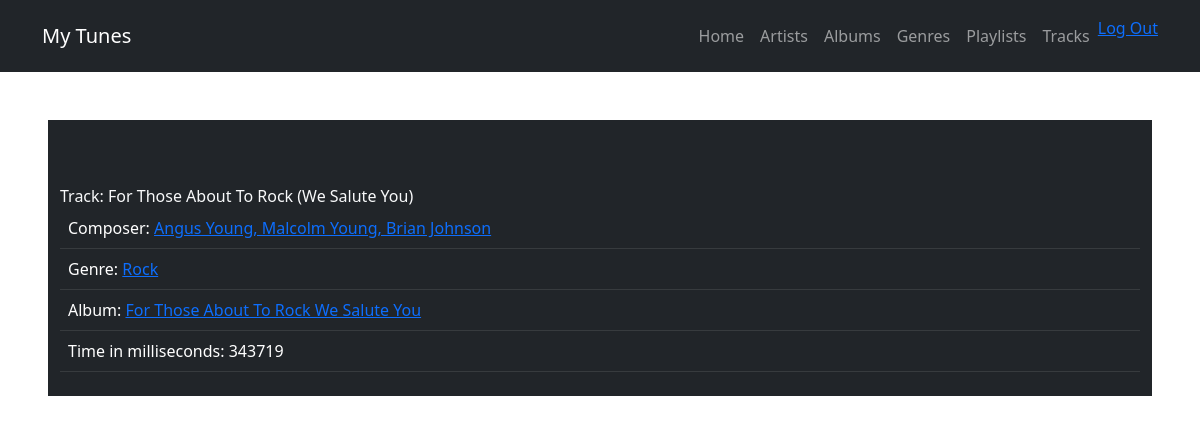
The app's page /tunes/track/1/ (signed in) with its own data.
### tunes/models.py (models this page shows, shortened)
class Track(models.Model):
    name = models.CharField(max_length = 200)
    album = models.ForeignKey(Album, on_delete = models.CASCADE)
    genre = models.ForeignKey(Genre, null = True, blank = True, on_delete = models.SET_NULL)
    composer = models.CharField(null = True, blank = True, max_length = 220)
    milliseconds = models.IntegerField()

class Genre(models.Model):
    name = models.CharField(max_length = 120)
    def __str__(self):
        return self.name

class Album(models.Model):
    title = models.CharField(max_length = 160)
    artist = models.ForeignKey(Artist, null = True, blank = True, on_delete = models.CASCADE)
    def __str__(self):
        return self.title

### tunes/views.py (the view)
# urls.py: path('track/<int:track_id>/', views.detail_track, name = "specific_track"),
def detail_track(request, track_id):
    track = Track.objects.get(id = track_id)
    return render(request, 'tunes/trackdetail.html', {'track': track})

### tunes/templates/tunes/trackdetail.html (shortened to what this page needs)
{% extends "tunes/base_template.html" %}
{% block content %}
    <table class="table table-dark table-hover">
        <tr>
            <td>Composer: <a href="{% url 'tunes:specific_artist' track.album.artist_id %}">{{track.composer}}</a></td>
        </tr>
        <tr>
            <td>Genre: <a href="{% url 'tunes:specific_genre' track.genre_id %}"> {{track.genre}}</a></td>
        </tr>
        <tr>
            <td>Album: <a href="{% url 'tunes:specific_album' track.album_id %}">{{track.album}}</a></td>
        </tr>
        <tr>
            <td>Time in milliseconds: {{track.milliseconds}}</td>
        </tr>
    </table>
{% endblock %}

### records on screen
Track: composer "Angus Young, Malcolm Young, Brian Johnson", genre "Rock", album "For Those About To Rock We Salute You", milliseconds "343719"
